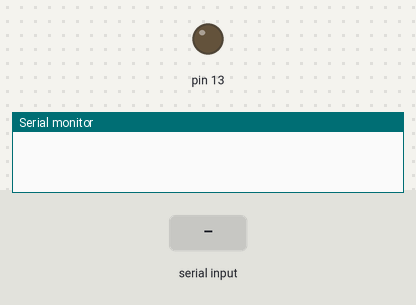
Simulated run of this sketch. Board: Arduino Uno, built with avr-gcc and run on an emulated ATmega328P. Parts: output pins drawn as LEDs (lit = HIGH), the last lines printed to the serial monitor. The inputs (shaded band) are chosen by the test bench.

Above: at 1.2 s.
1.3 s: "E" received over the second serial link
At 2.2 s:
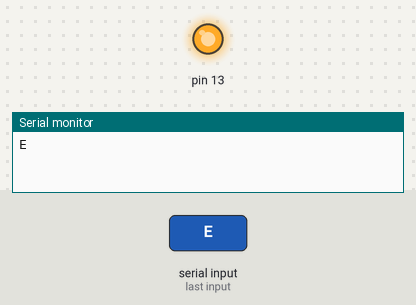
2.8 s: "1" received over the second serial link
At 3.3 s:
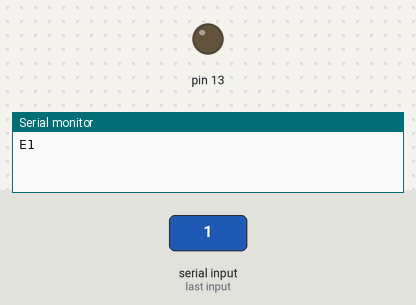
Timing chart, 0 to 5.8 s (numbered marks = the images above; inputs shaded):
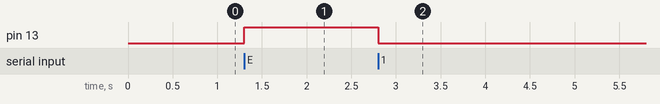

Measured:
- after the input at 1.3 s, pin 13: LOW → HIGH at once
- after the input at 2.8 s, pin 13: HIGH → LOW at once

The sketch:

practica3.ino
```cpp
#include <SoftwareSerial.h>
SoftwareSerial BT(10, 11);

void setup()
{
  BT.begin(9600);
  Serial.begin(9600);
  pinMode(13, OUTPUT);
}

void loop()
{

  if (BT.available())
  {
    char valor = BT.read();
    Serial.write(valor);

    if (valor == 'E') {
      digitalWrite(13, HIGH);
    }
    else {
      digitalWrite(13, LOW);
    }
  }

  if (Serial.available())
  {
    BT.write(Serial.read());
  }
}
```
